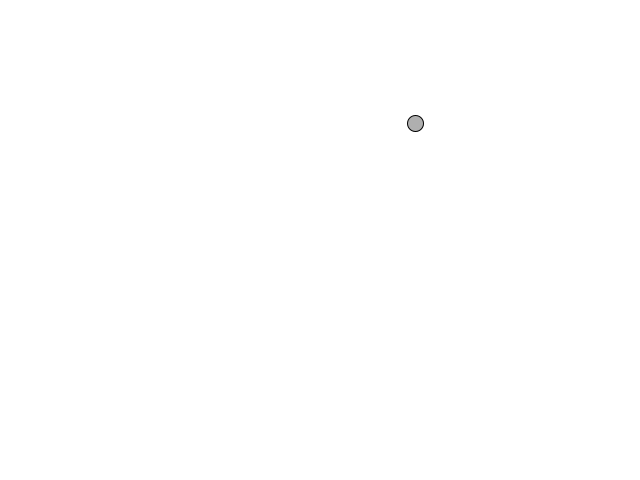
Frame 1 (no input)
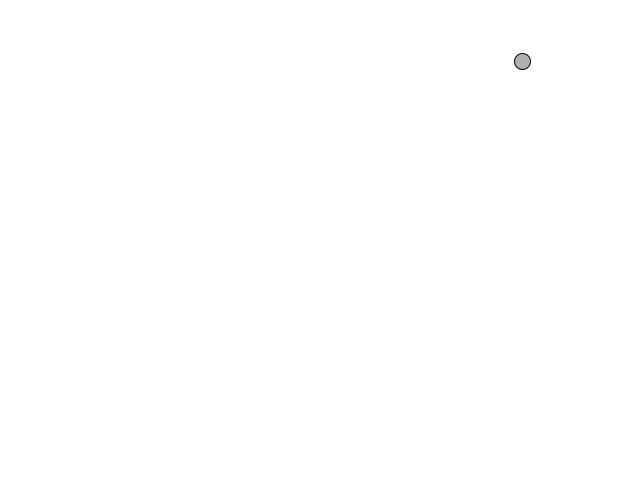
Frame 60 (the mouse pressed at the canvas centre just before this capture)
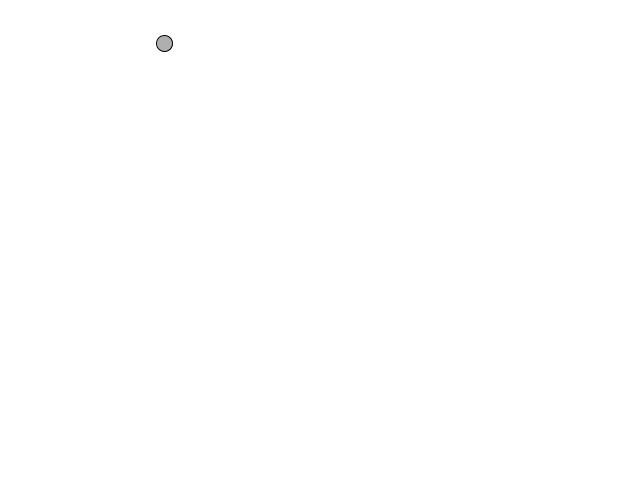
Frame 120 (the mouse held since frame 60 and released just before this capture)

The Processing sketch that drew these frames (run headless with seeded random() and noise(); from frame 60 on, the mouse is pressed at the canvas centre):

// Processing sketch: forces
// ── forces.pde
class Mover {

  PVector location;
  PVector velocity;
  PVector acceleration;

  Mover() {
    location = new PVector(random(width),random(height));
    velocity = new PVector(random(-2,2),random(-2,2));
    acceleration = new PVector(0, 0);
  }

  void update() {
    location.add(velocity);
    velocity.add(acceleration);
    velocity.limit(5);
    acceleration.mult(0);
  }

  void display() {
    stroke(0);
    fill(175);
    ellipse(location.x,location.y,16,16);
  }

  void applyForce(PVector force) {
    acceleration.add(force);
  }

  void checkEdges() {
    if (location.x > width) {
      location.x = 0;
    } else if (location.x < 0) {
      location.x = width;
    }

    if (location.y > height) {
      location.y = 0;
    } else if (location.y < 0) {
      location.y = height;
    }
  }
}

Mover mover;

void setup() {
  size(640, 480);
  mover = new Mover();
}

void draw() {
  background(255);

  if (mousePressed) {
    PVector wind = new PVector(0.5, 0);
    mover.applyForce(wind);
  }
  mover.update();
  mover.checkEdges();
  mover.display();
}
